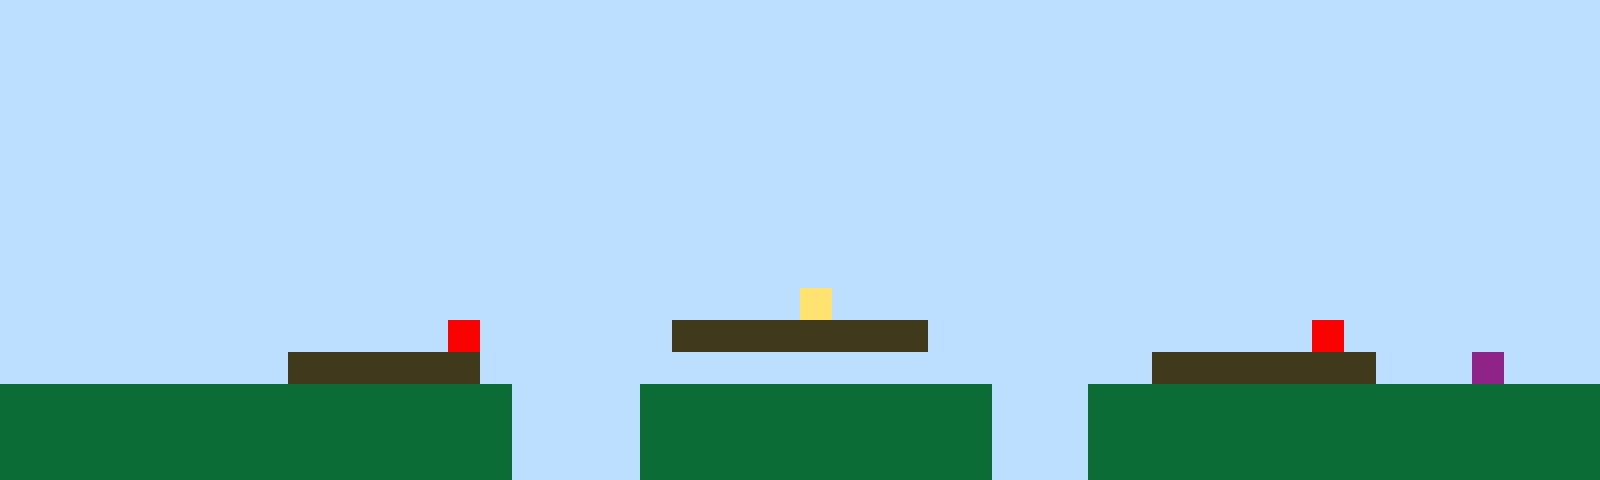

The image is a tile-based game level rendered from a .tmx file. Its description and complete source (layers, tilesets, objects, tile grids) follow:
An orthogonal 50x15 tile map with 32x32 px tiles, 1 tile layer (Tile Layer 1).

<map version="1.10" tiledversion="1.11.2" orientation="orthogonal" renderorder="right-up" width="50" height="15" tilewidth="32" tileheight="32" infinite="0" nextlayerid="2" nextobjectid="1"><editorsettings><export target="map1.csv" format="csv" /></editorsettings><tileset firstgid="1" name="sprites" tilewidth="32" tileheight="32" tilecount="6" columns="3"><image source="sprites.png" width="96" height="64" /></tileset><layer id="1" name="Tile Layer 1" width="50" height="15"><data encoding="csv">1,1,1,1,1,1,1,1,1,1,1,1,1,1,1,1,1,1,1,1,1,1,1,1,1,1,1,1,1,1,1,1,1,1,1,1,1,1,1,1,1,1,1,1,1,1,1,1,1,1,1,1,1,1,1,1,1,1,1,1,1,1,1,1,1,1,1,1,1,1,1,1,1,1,1,1,1,1,1,1,1,1,1,1,1,1,1,1,1,1,1,1,1,1,1,1,1,1,1,1,1,1,1,1,1,1,1,1,1,1,1,1,1,1,1,1,1,1,1,1,1,1,1,1,1,1,1,1,1,1,1,1,1,1,1,1,1,1,1,1,1,1,1,1,1,1,1,1,1,1,1,1,1,1,1,1,1,1,1,1,1,1,1,1,1,1,1,1,1,1,1,1,1,1,1,1,1,1,1,1,1,1,1,1,1,1,1,1,1,1,1,1,1,1,1,1,1,1,1,1,1,1,1,1,1,1,1,1,1,1,1,1,1,1,1,1,1,1,1,1,1,1,1,1,1,1,1,1,1,1,1,1,1,1,1,1,1,1,1,1,1,1,1,1,1,1,1,1,1,1,1,1,1,1,1,1,1,1,1,1,1,1,1,1,1,1,1,1,1,1,1,1,1,1,1,1,1,1,1,1,1,1,1,1,1,1,1,1,1,1,1,1,1,1,1,1,1,1,1,1,1,1,1,1,1,1,1,1,1,1,1,1,1,1,1,1,1,1,1,1,1,1,1,1,1,1,1,1,1,1,1,1,1,1,1,1,1,1,1,1,1,1,1,1,1,1,1,1,1,1,1,1,1,1,1,1,1,1,1,1,1,1,1,1,1,1,1,1,1,1,1,1,1,1,1,1,1,1,1,1,1,1,1,1,1,1,1,1,1,1,1,1,1,1,1,1,1,1,1,1,1,1,1,1,1,1,1,1,1,1,1,1,1,1,1,1,1,1,1,1,1,1,1,1,1,1,1,1,1,1,1,1,1,1,1,1,1,1,1,1,1,1,1,1,1,1,1,1,1,1,1,1,1,1,1,1,1,1,1,1,1,1,1,1,1,1,1,1,1,1,1,1,1,1,1,4,1,1,1,1,1,1,1,1,1,1,1,1,1,1,1,1,1,1,1,1,1,1,1,1,1,1,1,1,1,1,1,1,1,1,1,1,1,1,5,1,1,1,1,1,1,3,3,3,3,3,3,3,3,1,1,1,1,1,1,1,1,1,1,1,1,5,1,1,1,1,1,1,1,1,1,1,1,1,1,1,1,1,1,3,3,3,3,3,3,1,1,1,1,1,1,1,1,1,1,1,1,1,1,1,1,1,1,1,1,1,3,3,3,3,3,3,3,1,1,1,6,1,1,1,2,2,2,2,2,2,2,2,2,2,2,2,2,2,2,2,1,1,1,1,2,2,2,2,2,2,2,2,2,2,2,1,1,1,2,2,2,2,2,2,2,2,2,2,2,2,2,2,2,2,2,2,2,2,2,2,2,2,2,2,2,2,2,2,2,2,1,1,1,1,2,2,2,2,2,2,2,2,2,2,2,1,1,1,2,2,2,2,2,2,2,2,2,2,2,2,2,2,2,2,2,2,2,2,2,2,2,2,2,2,2,2,2,2,2,2,1,1,1,1,2,2,2,2,2,2,2,2,2,2,2,1,1,1,2,2,2,2,2,2,2,2,2,2,2,2,2,2,2,2</data></layer></map>
